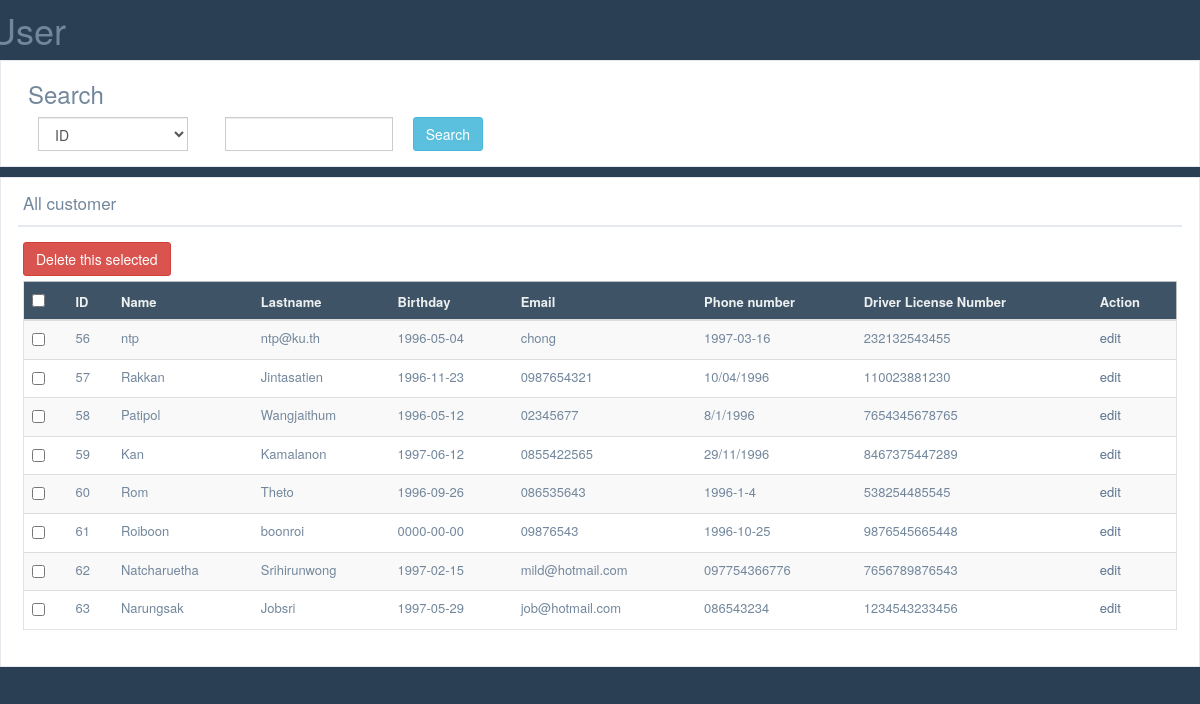
Before: /adminpage/listuser.php with the older database file.
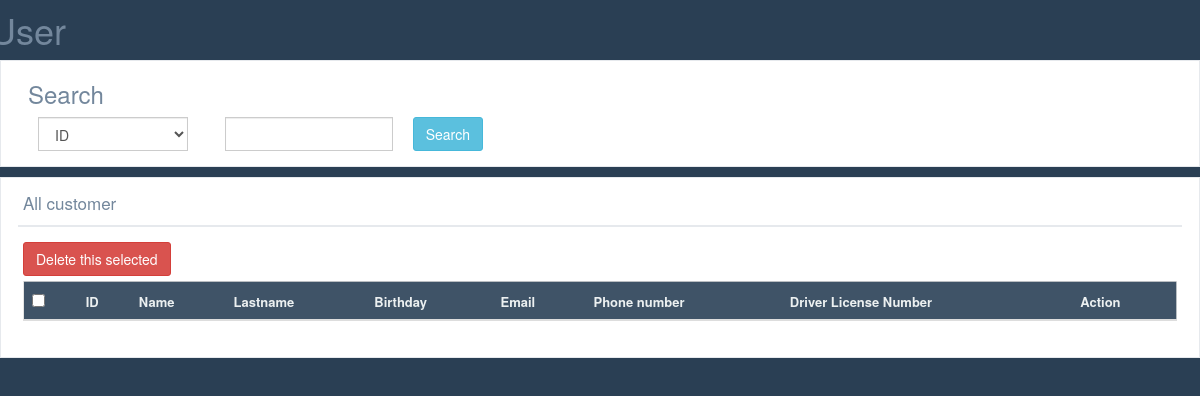
After: the same page with the newer database file.
### tables this page shows
CREATE TABLE `customer` (
  `id` int(11) NOT NULL,
  `username` varchar(255) NOT NULL,
  `password` varchar(255) NOT NULL,
  `name` varchar(255) NOT NULL,
  `lastname` varchar(255) NOT NULL,
  `birthday` date NOT NULL,
  `email` varchar(255) NOT NULL,
  `phone` varchar(255) NOT NULL,
  `dln` varchar(255) NOT NULL
);

### adminpage/listuser.php (the view, shortened to what this page needs)
<?php
$link = @mysqli_connect("localhost", "root", "", "Car_Rental_System")
 			or die(mysqli_connect_error()."</body></html>");
if(@$_GET['c']&&@$_GET['q']){
	$sql = "SELECT id,name,lastname,birthday,email,phone,dln FROM customer WHERE ".$_GET['c']." LIKE '%".$_GET['q']."%'";
}
else {
	$sql = "SELECT id,name,lastname,birthday,email,phone,dln FROM customer";
}
$result = mysqli_query($link, $sql);
$num_fields = mysqli_num_fields($result);
?>
<!DOCTYPE html>
<html lang="en">
<head>
    <link href="../css/bootstrap.min.css" rel="stylesheet">
    <link href="../font-awesome/css/font-awesome.min.css" rel="stylesheet">
    <link href="../css/green.css" rel="stylesheet">
    <link href="../css/adminpage.css" rel="stylesheet">
</head>
<body>
<div class="right_col" role="main">
    <div class="">
        <div class="row">
            <h1>User</h1>
            <div class="col-md-12 col-sm-12 col-xs-12">
                <div class="x_panel">
            <form  method="get">
                <div class = "col-md-6">
                    <h3> Search </h3>
                    <div class = "col-md-4 align-self-start">
                        <select class="form-control" name="c" style = "width: 150px ; float: left;">
                            <option value="id">ID</option>
                        </select>
                    </div>
                    <div class = "col-md-4 align-self-start">
                        <input type="text" class="form-control" name="q" autocomplete="off" style = "float:left;"><br>
                    </div>
                    <div class = "col-md-4 <align-self-start></align-self-start>">
                        <input type="submit" class="btn btn-info" value="Search">
                    </div>
                </div>
            </form>
            </div>
                <div class="x_panel">
                    <div class="x_title">
                        <h2><?php if(@$_GET['c'] && @$_GET['q']){ echo $_GET['c'].": ".$_GET['q']; }
                                    else echo "All customer"; ?> </h2>
                        <div class="clearfix"></div>
                    </div>
                    <div class="x_content">
                        <div class="table-responsive">
                            <form method="post">
                                <button id="tmp" class="btn btn-danger">Delete this selected</button>
                                    <table class="table table-striped jambo_table bulk_action">
                                <thead>
                                    <tr class="headings">
                                        <th>
                                            <input type="checkbox" id="check-all" class="flat">
                                        </th>
                                        <th class="column-title">ID </th>
                                        <th class="column-title">Name </th>
                                        <th class="column-title">Lastname </th>
                                        <th class="column-title">Birthday </th>
                                        <th class="column-title">Email </th>
                                        <th class="column-title">Phone number </th>
                                        <th class="column-title">Driver License Number</th>
                                        <th class="column-title">Action</th>
                                    </tr>
                                </thead>
                                <tbody>
                                        <?php
                                            while($data = mysqli_fetch_array($result)) {
                                                echo '<tr class="even pointer">
                                                        <td class="a-center ">
                                                            <input type="checkbox" class="flat"  name="id[]" value="'.$data['id'].'">
                                                        ';
                                                for($i = 0; $i < $num_fields; $i++) {
                                                    echo "<td>".$data[$i]."
                                                    ";
                                                }
                                                echo '
                                                            </td>
                                                            <td>
                                                            <a href="form.php?action=update&id='.$data['id'].'">edit</a>
                                                            </td>
                                                        </td>
                                                    </tr>';
                                            }
                                        ?>
                                </tbody>
                            </table>
                            </form>
                        </div>
                    </div>
                </div>
            </div>
        </div>
    </div>
</div>
</body>
</html>

Changed rows visible on the page:
removed customer: id "56", name "ntp", lastname "ntp@ku.th", birthday "1996-05-04", email "chong", phone "1997-03-16", dln "232132543455"
removed customer: id "57", name "Rakkan", lastname "Jintasatien", birthday "1996-11-23", email "0987654321", phone "10/04/1996", dln "110023881230"
removed customer: id "58", name "Patipol", lastname "Wangjaithum", birthday "1996-05-12", email "02345677", phone "8/1/1996", dln "7654345678765"
removed customer: id "59", name "Kan", lastname "Kamalanon", birthday "1997-06-12", email "0855422565", phone "29/11/1996", dln "8467375447289"
removed customer: id "60", name "Rom", lastname "Theto", birthday "1996-09-26", email "086535643", phone "1996-1-4", dln "538254485545"
removed customer: id "61", name "Roiboon", lastname "boonroi", birthday "0000-00-00", email "09876543", phone "1996-10-25", dln "9876545665448"
removed customer: id "62", name "Natcharuetha", lastname "Srihirunwong", birthday "1997-02-15", email "mild@hotmail.com", phone "097754366776", dln "7656789876543"
removed customer: id "63", name "Narungsak", lastname "Jobsri", birthday "1997-05-29", email "job@hotmail.com", phone "086543234", dln "1234543233456"
